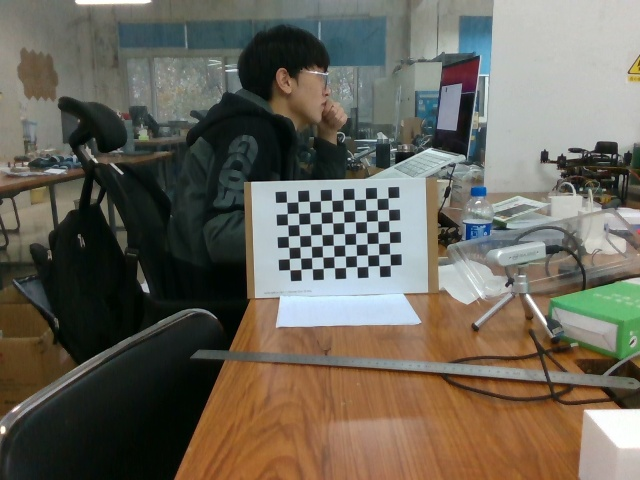
#> input picture imgs/4.jpg, 640 x 480 px, found by its file name
$ python check.py
#> lines starting #> are read from the running program, lines starting #| are printed output that depends on the picture
import cv2
import numpy as np
import os

# 定义棋盘格的尺寸，(列数, 行数) - 内角点的数量
chessboard_size = (10, 7)  # 如果棋盘格是 9x6 的内部格子数
criteria = (cv2.TERM_CRITERIA_EPS + cv2.TERM_CRITERIA_MAX_ITER, 30, 0.001)

# 准备棋盘格的 3D 世界坐标
objp = np.zeros((chessboard_size[0] * chessboard_size[1], 3), np.float32)
objp[:, :2] = np.mgrid[0:chessboard_size[0], 0:chessboard_size[1]].T.reshape(-1, 2)

def detect_chessboard(image_path):
    # 读取图像
#> called with image_path = './imgs/4.jpg'
    img = cv2.imread(image_path)
#> img is the input picture: shape (480, 640, 3); mean B, G, R 89.6, 101.1, 105.6
    if img is None:
        print(f"Error: Cannot load image {image_path}")
        return False

    # 转为灰度图像
    gray = cv2.cvtColor(img, cv2.COLOR_BGR2GRAY)
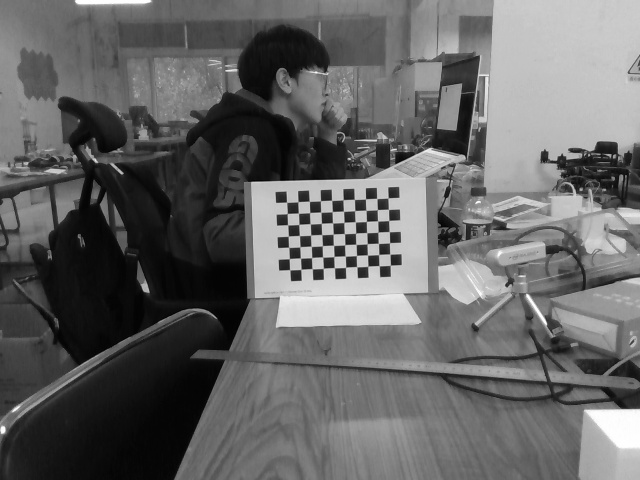
#> gray: shape (480, 640); min 1, max 255, mean 101.1
    # 查找棋盘格角点
    ret, corners = cv2.findChessboardCorners(gray, chessboard_size, None)
#> ret = True; corners = 70 rows, first 8: [286.5, 202.2], [298.1, 201.6], [309.4, 201.4], [320.5, 200.7], [331.6, 200.3], [343.2, 199.6], [354.4, 199.4], [365.6, 198.8]

    if ret:
        # 角点细化
        corners_refined = cv2.cornerSubPix(gray, corners, (11, 11), (-1, -1), criteria)
#> corners_refined = 70 rows, first 8: [292.7, 208.2], [304.2, 206.9], [314.8, 207.2], [326.3, 205.8], [326.3, 205.8], [349.1, 205], [360.2, 205.1], [360.2, 205.1]

        # 在图像上绘制角点
        img_with_corners = cv2.drawChessboardCorners(img, chessboard_size, corners_refined, ret)

        # 显示图像
        cv2.imshow('Chessboard Corners', img_with_corners)
        cv2.waitKey(0)
        cv2.destroyAllWindows()

        # 保存带有角点的图像
        output_path = os.path.join('output', os.path.basename(image_path))
        os.makedirs('output', exist_ok=True)
        cv2.imwrite(output_path, img_with_corners)
        print(f"Chessboard corners detected and image saved to {output_path}")
        return True
    else:
        print("Chessboard not found in the image.")
        return False

if __name__ == "__main__":
    image_path = "./imgs/4.jpg"  # 修改为你的图像路径
    detect_chessboard(image_path)

$ run again, with imgs/1.jpg copied over imgs/4.jpg
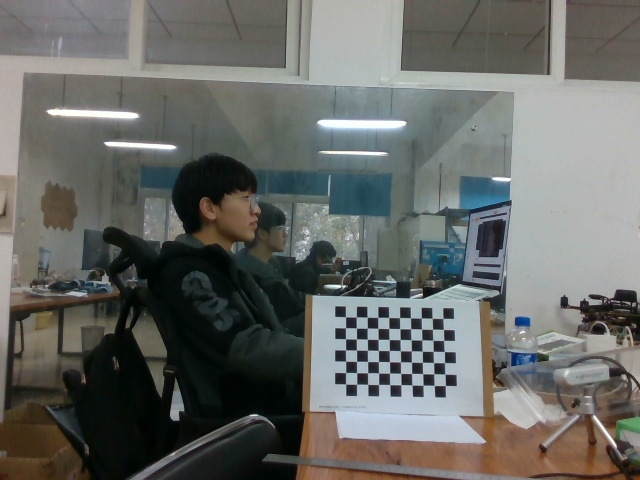
#> input picture imgs/1.jpg, 640 x 480 px, found by its file name
#> in detect_chessboard, img is the input picture: shape (480, 640, 3); mean B, G, R 101.8, 105.4, 103.7
#> in detect_chessboard, `gray = cv2.cvtColor(img, cv2.COLOR_BGR2GRAY)`:
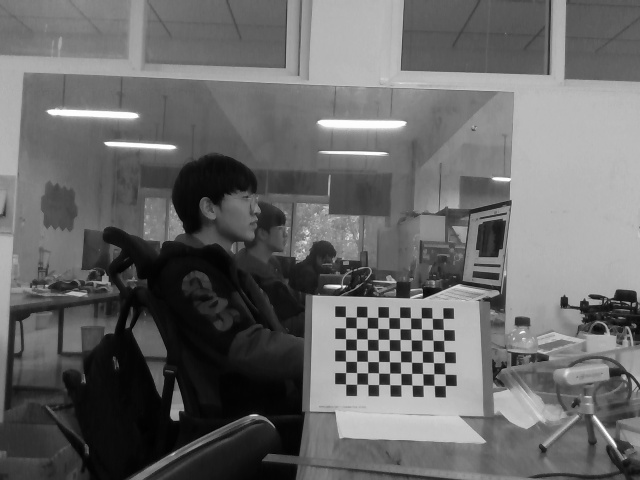
#> gray: shape (480, 640); min 0, max 255, mean 104.5
#> ret = True; corners = 70 rows, first 8: [345.4, 316.8], [356.4, 316.9], [367.1, 317.2], [377.9, 317.3], [388.7, 317.5], [399.7, 317.5], [410.5, 317.8], [421.4, 317.9]
#> corners_refined = 70 rows, first 8: [350.7, 322.9], [361.9, 322.6], [372.5, 322.9], [372.5, 322.9], [394.2, 323.3], [405.4, 323.2], [415.7, 323.7], [415.7, 323.7]

$ run again, with imgs/10.jpg copied over imgs/4.jpg
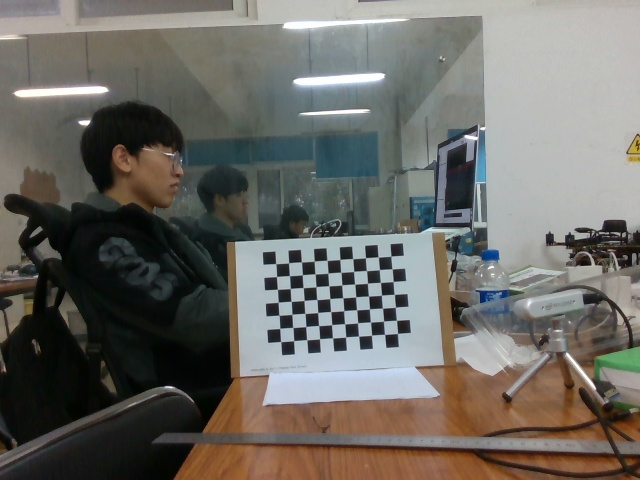
#> input picture imgs/10.jpg, 640 x 480 px, found by its file name
#> in detect_chessboard, img is the input picture: shape (480, 640, 3); mean B, G, R 100.5, 106, 108.1
#> in detect_chessboard, `gray = cv2.cvtColor(img, cv2.COLOR_BGR2GRAY)`:
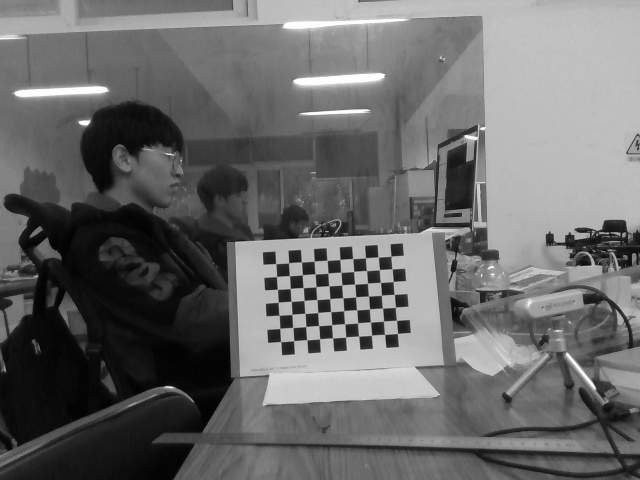
#> gray: shape (480, 640); min 0, max 255, mean 106
#> ret = True; corners = 70 rows, first 8: [275.6, 263.6], [288.7, 262.7], [301.4, 262], [314.3, 261.2], [327.1, 260.4], [339.9, 259.5], [352.7, 258.6], [365.6, 257.6]
#> corners_refined = 70 rows, first 8: [275.9, 261.8], [282.5, 262.9], [307.5, 261.1], [307.9, 261.4], [327, 266.7], [339.8, 259.5], [359.3, 257.8], [359.3, 257.8]
#> in detect_chessboard, `img_with_corners = cv2.drawChessboardCorners(img, chessboard_size, cor..`:
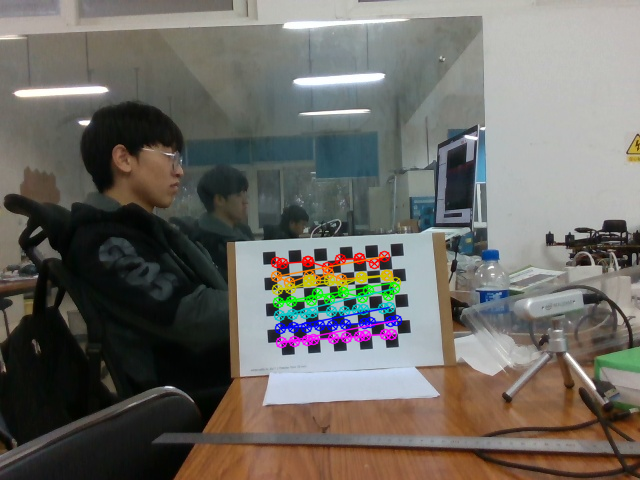
#> img_with_corners: shape (480, 640, 3); mean B, G, R 100.2, 105.9, 108.3

$ run again, with imgs/106.jpg copied over imgs/4.jpg
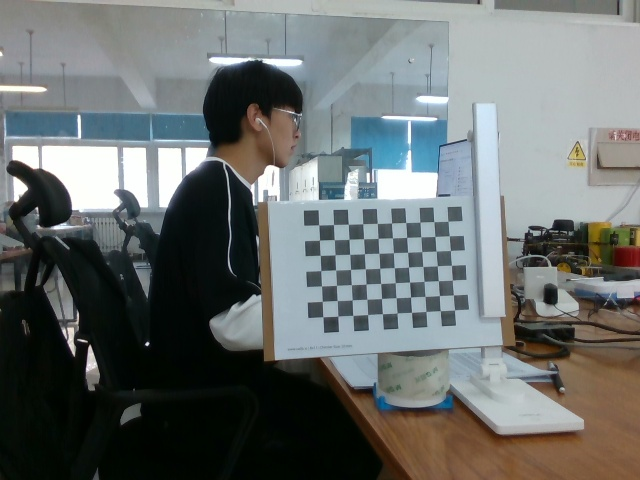
#> input picture imgs/106.jpg, 640 x 480 px, found by its file name
#> in detect_chessboard, img is the input picture: shape (480, 640, 3); mean B, G, R 109.4, 110.7, 105.8
#> in detect_chessboard, `gray = cv2.cvtColor(img, cv2.COLOR_BGR2GRAY)`:
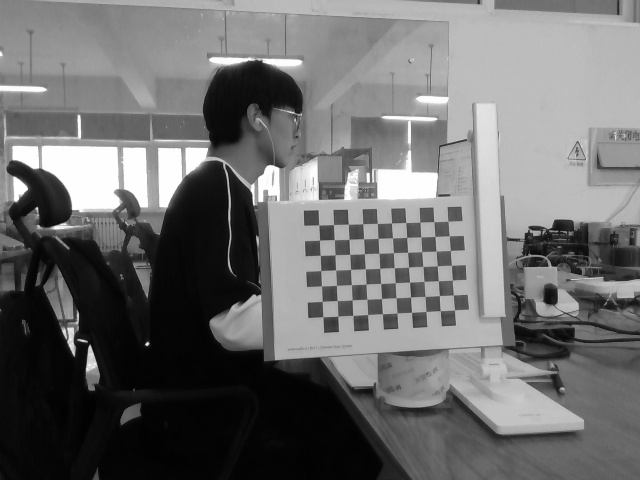
#> gray: shape (480, 640); min 0, max 255, mean 109.1
#> ret = True; corners = 70 rows, first 8: [318.7, 224.8], [333.5, 224.6], [348.4, 224.2], [362.8, 223.7], [377.3, 223.4], [391.6, 223], [405.8, 222.5], [419.9, 222.2]
#> corners_refined = 70 rows, first 8: [318.7, 224.9], [333.5, 224.5], [348.3, 224.3], [362.7, 223.8], [377.3, 223.4], [391.5, 223], [405.8, 222.5], [419.9, 222.1]
#> in detect_chessboard, `img_with_corners = cv2.drawChessboardCorners(img, chessboard_size, cor..`:
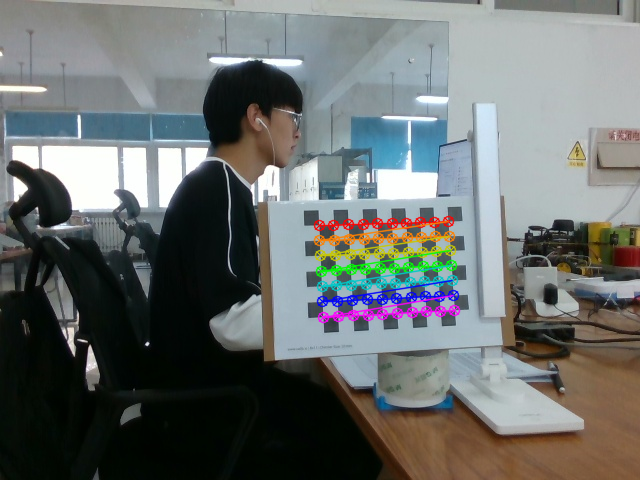
#> img_with_corners: shape (480, 640, 3); mean B, G, R 108.7, 110.3, 106.1
